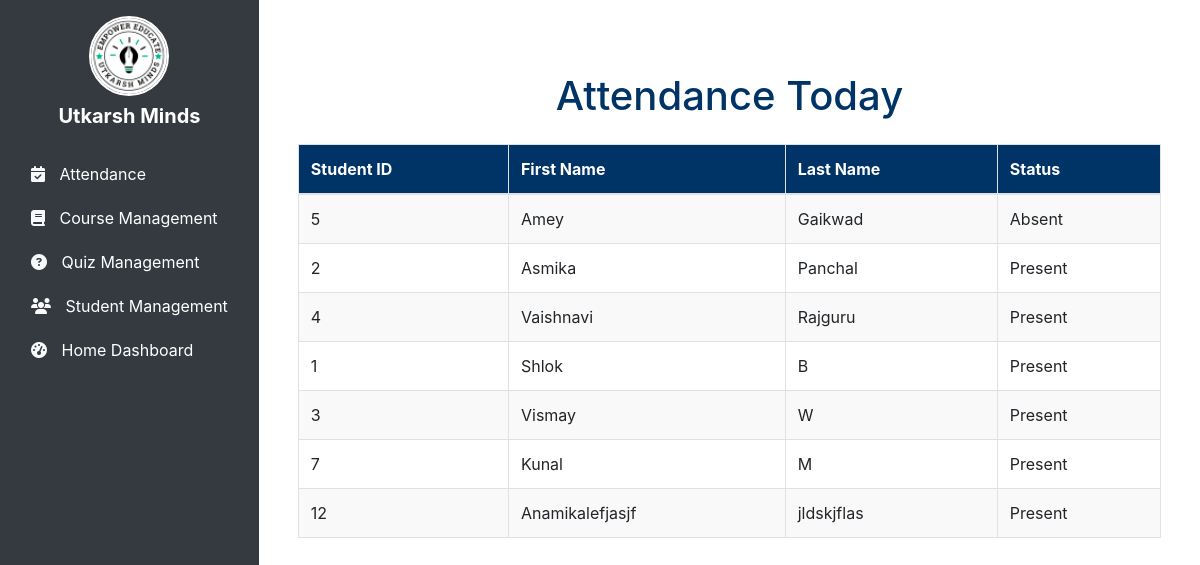
The app's page /attendance/attendance_list, older data.
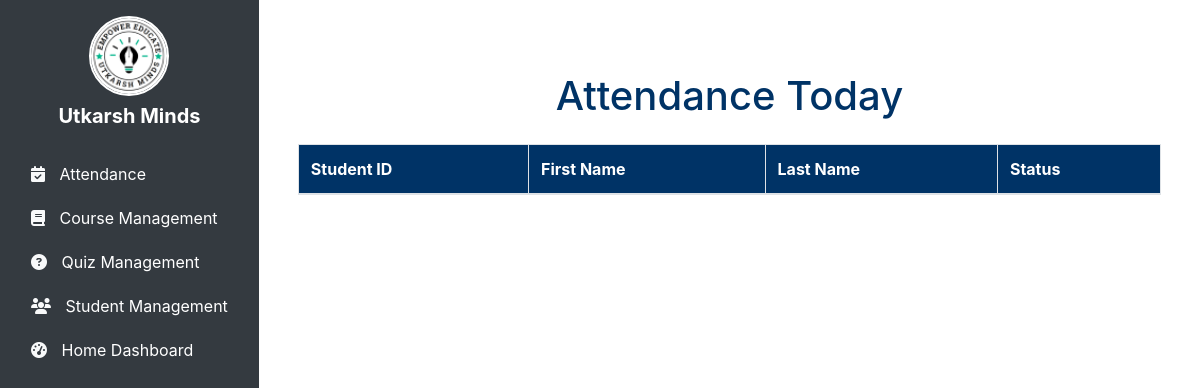
The same page, newer data.
### attendance/models.py (models this page shows)
class Attendance(models.Model):
    st_id = models.ForeignKey(Student, on_delete=models.CASCADE)
    date = models.DateField()
    status = models.CharField(max_length=1, choices=[('P', 'Present'), ('A', 'Absent')])
    def __str__(self):
        return f"Attendance for {self.st_id} on {self.date}"

### studentmgt/models.py (models this page shows)
class Student(models.Model):
    st_id = models.TextField(primary_key=True)
    fname = models.CharField(max_length=255)
    lname = models.CharField(max_length=255)
    dob = models.DateField()
    gender = models.CharField(max_length=1)
    st_email = models.EmailField()
    pr_email = models.EmailField()
    phone = models.CharField(max_length=20)
    address = models.TextField()
    courses = models.ManyToManyField(Course, related_name='students')
    def __str__(self):
        return f"{self.fname} {self.lname}"

### attendance/views.py (the view)
# urls.py: path("attendance_list", views.attendance_list, name="attendance_list"),
def attendance_list(request):
    today = timezone.now().date()
    attendance_list = Attendance.objects.filter(date=today)
    total_present = attendance_list.filter(status='P').count()  # Count the number of 'P' statuses
    total_present = Attendance.objects.filter(date=today, status='A')
    print(total_present)
    return render(request, "attendance/attendance_list.html", {
        'attendance_list': attendance_list,
        'total_present': total_present
    })

### attendance/templates/attendance/attendance_list.html (shortened to what this page needs)
{% extends "base.html" %}
{% block body %}
<div class="container my-5">
    <h1 class="text-center mb-4">Attendance Today</h1>
    <div class="table-responsive">
        <table class="table table-striped table-bordered table-hover shadow-sm">
            <thead class="thead-blue">
                <tr>
                    <th>Student ID</th>
                    <th>First Name</th>
                    <th>Last Name</th>
                    <th>Status</th>
                </tr>
            </thead>
            <tbody>
                {% for attendance in attendance_list %}
                <tr>
                    <td>{{ attendance.st_id.st_id }}</td>
                    <td>{{ attendance.st_id.fname }}</td>
                    <td>{{ attendance.st_id.lname }}</td>
                    <td>{{ attendance.get_status_display }}</td>
                </tr>
                {% endfor %}
            </tbody>
        </table>
    </div>
</div>
{% endblock body %}

### templates/base.html (shortened to what this page needs)
<!DOCTYPE html>
<html lang="en">
<head>
    <link rel="stylesheet" href="/static/css/base_style.css">
    <link rel="stylesheet" href="https://cdn.jsdelivr.net/npm/bootstrap@4.0.0/dist/css/bootstrap.min.css">
    <link rel="stylesheet" href="https://cdnjs.cloudflare.com/ajax/libs/font-awesome/6.6.0/css/all.min.css" />
</head>
<body class="d-flex flex-column min-vh-100">
    <div class="d-flex flex-fill">
        <div id="sidebar" class="bg-dark text-white p-3" style="min-width: 250px;">
            <div class="text-center mb-4">
                <img src="/static/logo.png" alt="Profile Photo" class="profile-photo">
                <h5 class="mt-2">Utkarsh Minds</h5>
            </div>
            <ul class="nav flex-column">
                <li class="nav-item">
                    <a class="nav-link text-white" href="{% url 'attendance_home' %}">
                        <i class="fas fa-calendar-check"></i> Attendance
                    </a>
                </li>
                <li class="nav-item">
                    <a class="nav-link text-white" href="{% url 'course_home' %}">
                        <i class="fas fa-book"></i> Course Management
                    </a>
                </li>
                <li class="nav-item">
                    <a class="nav-link text-white" href="{% url 'quiz_home' %}">
                        <i class="fas fa-question-circle"></i> Quiz Management
                    </a>
                </li>
                <li class="nav-item">
                    <a class="nav-link text-white" href="{% url 'student_home' %}">
                        <i class="fas fa-users"></i> Student Management
                    </a>
                </li>
                <li class="nav-item">
                    <a class="nav-link text-white" href="{% url 'homedash_home' %}">
                        <i class="fas fa-tachometer-alt"></i> Home Dashboard
                    </a>
                </li>
            </ul>
        </div>
        <div class="content p-4 flex-fill">
            {% block body %}
            {% endblock body %}
        </div>
    </div>
</body>
</html>

### static/css/base_style.css (style rules this page uses)
body { font-family: Arial, sans-serif; margin: 0; padding: 0; }

### attendance/templates/attendance/attendance_list.html (style rules this page uses)
.container h1 { color: #003366; margin-bottom: 1.5rem; }
.thead-blue { background-color: #003366; color: #ffffff; }
.table { width: 100%; border-collapse: collapse; font-size: 1rem; transition: box-shadow 0.3s ease; }
.table th, .table td { padding: 12px; text-align: left; border: 1px solid #dee2e6; }

### templates/base.html (style rules this page uses)
#sidebar { background-color: #001449; color: white; }
.profile-photo { width: 80px; height: 80px; border: 2px solid white; border-radius: 50%; object-fit: cover; }
h5 { font-size: 1.25rem; font-weight: bold; }
#sidebar .nav-link { font-size: 1rem; padding: 10px 15px; border-radius: 0.375rem; transition: background-color 0.3s ease; color: #f8f9fa; }
#sidebar .nav-link i { margin-right: 10px; color: #f8f9fa; }
.content { padding: 20px; }
.d-flex { display: flex; }
.flex-fill { flex: 1; }
.min-vh-100 { min-height: 100vh; }

Row changes from the older to the newer data that the page shows:
removed Attendance: st_id.st_id "5", st_id.fname "Amey", st_id.lname "Gaikwad", status "Absent"
removed Attendance: st_id.st_id "2", st_id.fname "Asmika", st_id.lname "Panchal", status "Present"
removed Attendance: st_id.st_id "4", st_id.fname "Vaishnavi", st_id.lname "Rajguru", status "Present"
removed Attendance: st_id.st_id "1", st_id.fname "Shlok", st_id.lname "B", status "Present"
removed Attendance: st_id.st_id "3", st_id.fname "Vismay", st_id.lname "W", status "Present"
removed Attendance: st_id.st_id "7", st_id.fname "Kunal", st_id.lname "M", status "Present"
removed Attendance: st_id.st_id "12", st_id.fname "Anamikalefjasjf", st_id.lname "jldskjflas", status "Present"
